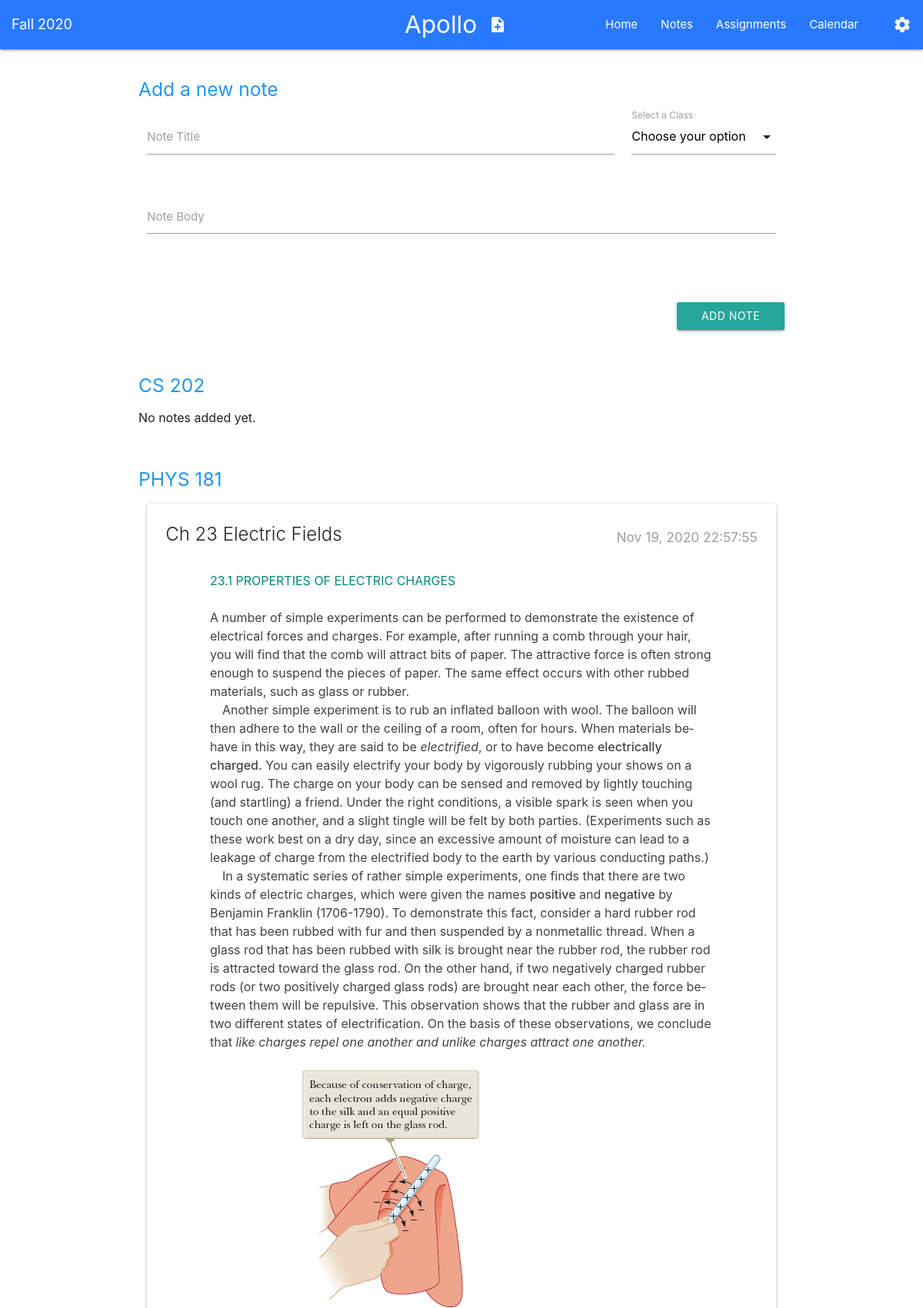
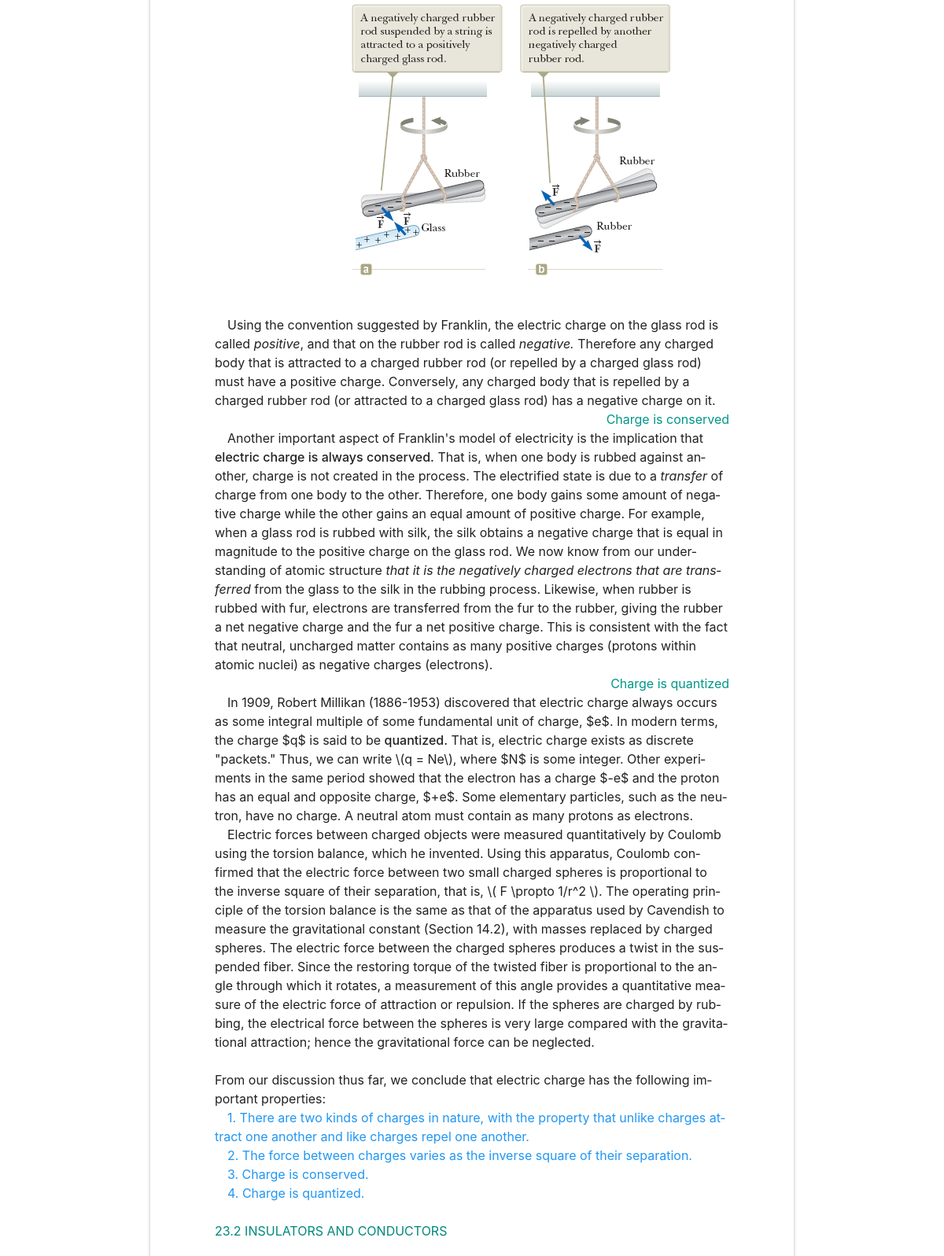
The app's page /notes (upper part) with its own data (2 pictures, top to bottom).
### tables this page shows
CREATE TABLE CLASS(
CLASS_ID INT PRIMARY KEY NOT NULL,
CLASS_PREFIX TEXT NOT NULL,
CLASS_COURSE_NUMBER INT NOT NULL,
CLASS_INSTRUCTOR TEXT NOT NULL,
CLASS_MEET_DAYS TEXT NOT NULL,
CLASS_START_TIME TIME NOT NULL,
CLASS_END_TIME TIME NOT NULL,
SEMESTER_ID INT NOT NULL
);

CREATE TABLE NOTE(
NOTE_ID INT NOT NULL PRIMARY KEY,
NOTE_TITLE TEXT NOT NULL,
NOTE_DATE TEXT NOT NULL,
NOTE_AUTHOR TEXT NOT NULL,
NOTE_BODY TEXT NOT NULL,
NOTE_FLAIRS TEXT,
CLASS_ID INT NOT NULL
);

### app.py (the view, shortened to what this page needs)
@app.route('/notes', methods=['GET', 'POST'])
def notes(name=None):
    active_semester = db.active_semester
    classes         = db.classes
    notes           = db.notes
    return render_template('notes.html',
        url_for         = url_for,
        classes         = classes,
        active_semester = active_semester,
        str             = str,
        notes           = notes,
        user            = user,
        int             = int,
        len             = len,
        get_n_notes     = db.get_n_notes
    )

### app.py (called while the page is built)
def date_sort(e):
    return months[e.get_due_date()[0:3]] * 100 + int(e.get_due_date().split()[1][0:-1])

@app.before_request
def before_request():
    db.open_connection()
    db.open_cursor()
    if db.sort_func == 'date':
        db.assignments.sort(key=date_sort)

@app.after_request
def after_request(response):
    response.headers['Cache-Control'] = 'no-cache, no-store'
    response.headers['X-UA-Compatible'] = 'IE=Edge,chrome=1'
    response.headers['pragma'] = 'no-cache'
    if db.is_open:
        db.save_changes()
        db.close_connection()
    return response

### assignment.py (called while the page is built)
    def get_due_date(self):
        return self.due_date

### classes.py (called while the page is built)
    def get_uuid(self):
        return int(self.uid)

    def get_prefix(self):
        return self.prefix

    def get_course_number(self):
        return self.course_number

    def get_semester_id(self):
        return int(self.semester_id)

    def get_title(self):
        return str(self.get_prefix()) + " " + str(self.get_course_number())

### client.py (called while the page is built)
    def open_connection(self):
        print("Opening database connection to %s" % self.filename)
        self.conn    = sqlite3.connect(self.filename, check_same_thread=False)
        self.is_open = True

    def close_connection(self):
        print("Closing database connection to %s" % self.filename)
        self.conn.close()
        self.is_open = False

    def open_cursor(self):
        self.c = self.conn.cursor()

    def save_changes(self):
        self.conn.commit()

    def get_n_notes(self, class_id):
        self.c.execute("SELECT * FROM NOTE WHERE CLASS_ID=?", (class_id,))
        return len(self.c.fetchall())

### note.py (called while the page is built)
	def get_uuid(self):
		return self.uid

	def get_title(self):
		return self.title

	def get_date(self):
		return self.date

	def get_body(self):
		return self.body

	def get_class_id(self):
		return self.class_id

### semester.py (called while the page is built)
	def get_uuid(self):
		return int(self.uid)

	def get_season(self):
		return self.season

	def get_year(self):
		return self.year

	def get_title(self):
		return str(self.get_season()) + " " + str(self.get_year())

### templates/notes.html (shortened to what this page needs)
<!DOCTYPE html>
<head>
  <link
    rel="stylesheet"
    href="https://cdnjs.cloudflare.com/ajax/libs/materialize/1.0.0/css/materialize.min.css">
</head>
<body>
  <nav class="blue accent-3">
    <div class="nav-wrapper">
      <div style="padding-left:1rem;">
        <a href="{{ url_for('settings') }}" class="breadcrumb left">
          {{ active_semester.get_title() }}
        </a>
      </div>
      <div>
        <a href="{{ url_for('index') }}" class="brand-logo center">Apollo
          <i class="right large material-icons">note_add</i>
        </a>
      </div>
      <ul id="nav-mobile" class="right hide-on-med-and-down">
        <li>
          <a href="{{ url_for('index') }}">Home</a>
        </li>
        <li>
          <a href="{{ url_for('notes') }}">Notes</a>
        </li>
        <li>
          <a href="{{ url_for('assignments') }}">Assignments</a>
        </li>
        <li>
          <a href="{{ url_for('calendar') }}">Calendar</a>
        </li>
        <li>
          <a href="{{ url_for('settings') }}">
            <i class="right small material-icons">settings</i>
          </a>
        </li>
      </ul>
    </div>
  </nav>
  <br>
  <div class="container new-note">
    <h5 class="blue-text">Add a new note</h5>
    <form method="POST">
      <div class="row">
        <div class="input-field col s12 m9 l9">
          <input
            id="title"
            type="text"
            class="validate"
            name="title"
            required=""
            aria-required="true">
          <label for="title">Note Title</label>
        </div>
        <div class="input-field col s12 m3 l3">
          <label>Select a Class</label>
        </div>
      </div>
      <div class="row">
        <div class="row">
          <div class="row">
            <div class="input-field col s12">
              <textarea id="note_body" class="materialize-textarea" name="note_body" required ></textarea>
              <label for="note_body">Note Body</label>
            </div>
          </div>
        </div>
      </div>
      <div class="row">
        <button
          class="btn waves-effect waves-light right col s12 m2 l2"
          type="submit"
          name="btn"
          value="Add"
          style="margin-top: 0rem !important;">
            Add Note
        </button>
      </div>
    </form>
  </div>
  <br>
{% for c in classes %}
  {% if c.get_semester_id() == active_semester.get_uuid() %}
    <div class="container">
      <h5 class="blue-text accent-2">{{ c.get_title() }}</h5>
      {% if get_n_notes(c.get_uuid()) == 0 %}
        <p>No notes added yet.</p>
      {% else %}
        {% for note in notes %}
          <form method="POST">
          {% if int(c.get_uuid()) == int(note.get_class_id()) %}
            <div class="row">
              <div class="col s12">
                <div class="card">
                  <div class="card-content">
                    <span class="card-title">{{ note.get_title() }}<h6 class="right grey-text">{{ note.get_date() }}</h6></span>
                    <article class="container"
                         lang=en
                         style="
                          width: 85% !important;
                          overflow: hidden;
                          word-break: keep-all;
                          word-wrap: break-word;
                          display: block;
                          -webkit-hyphens: auto;
                          -moz-hyphens: auto;
                              hyphens: auto;">
                      <p class="grey-text text-darken-3">{{ note.get_body() | safe }}</p>
                    </article>
                  </div>
                </div>
              </div>
            </div>
          {% endif %}
          </form>
        {% endfor %}
      {% endif %}
    </div>
    <br>
  {% endif %}
{% endfor %}
</body>

### templates/notes.html (style rules this page uses)
.material-icons { padding-bottom: 3px !important; }
p { font-size: 16px !important; }

### records on screen
CLASS: get_title "CS 202", shows "No notes added yet."
CLASS: get_title "PHYS 181"
NOTE: get_title "Ch 23 Electric Fields", get_date "Nov 19, 2020 22:57:55", get_body "23.1 PROPERTIES OF ELECTRIC CHARGES A number of simple experiments can be performed to demonstrate the existence of electrical forces and charges. For example, after running a comb through your hair, you will find that the comb will attract bits of paper. The attractive force is often strong enough to suspend the pieces of paper. The same effect occurs with other rubbed materials, such as glass or rubber. Another simple experiment is to rub an inflated balloon with wool. The balloon will then adhere to the wall or the ceiling of a room, often for hours. When materials behave in this way, they are said to be electrified , or to have become electrically charged. You can easily electrify your…", get_body (picture)

### other values on screen
{{ active_semester.get_title() }} "Fall 2020"
